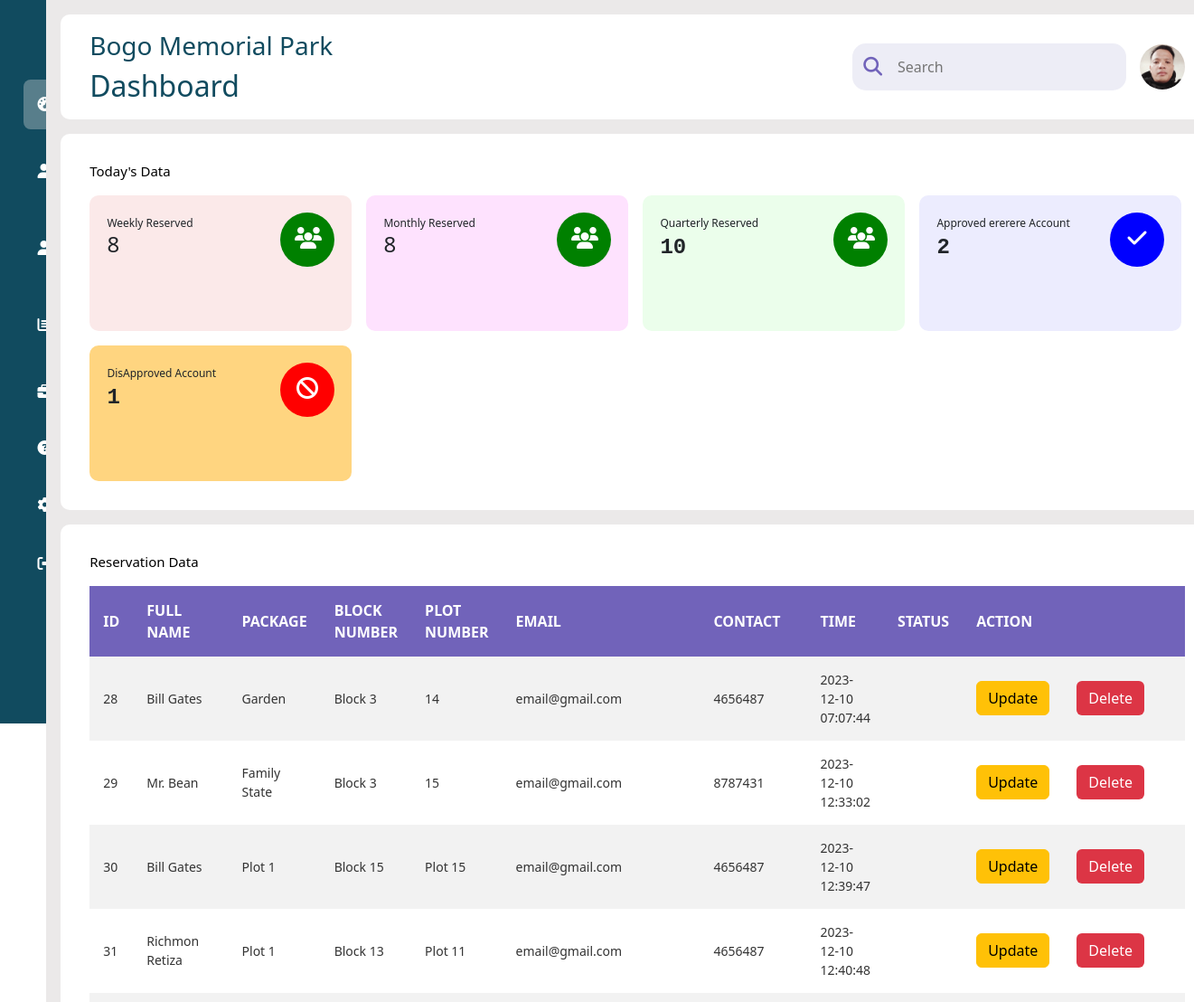
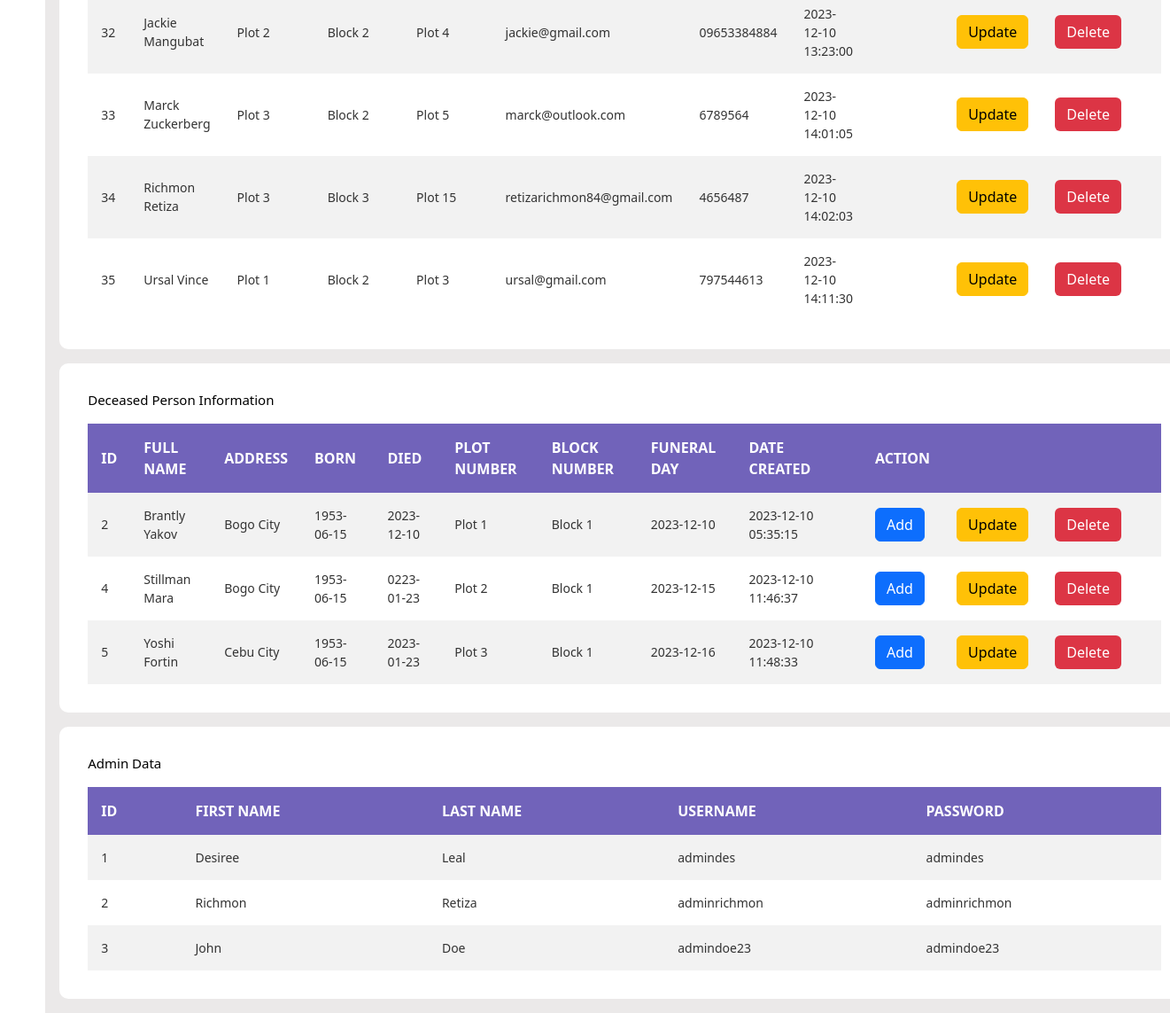
/walaylabot.php, run on the app's committed database (2 pictures, top to bottom).
### tables this page shows
CREATE TABLE `reservation` (
  `id` int(11) NOT NULL,
  `fullname` varchar(100) NOT NULL,
  `package` varchar(100) NOT NULL,
  `blocknumber` varchar(100) NOT NULL,
  `email` varchar(100) NOT NULL,
  `contact` varchar(50) NOT NULL,
  `time` timestamp NOT NULL DEFAULT current_timestamp() ON UPDATE current_timestamp(),
  `plotnumber` varchar(50) NOT NULL,
  `statusaccount` varchar(100) NOT NULL
);

CREATE TABLE `deceasedperson` (
  `id` int(11) NOT NULL,
  `fullname` varchar(100) NOT NULL,
  `address` varchar(100) NOT NULL,
  `born` date NOT NULL,
  `died` date NOT NULL,
  `plotnumber` varchar(50) NOT NULL,
  `blocknumber` varchar(50) NOT NULL,
  `funeralday` date NOT NULL,
  `datecreated` timestamp NOT NULL DEFAULT current_timestamp() ON UPDATE current_timestamp()
);

### walaylabot.php (the view, shortened to what this page needs)
<?php
	require 'connection.php';
$pdoQuery =" SELECT * FROM reservation";
$pdoResult =  $conn->query($pdoQuery);
$pdoRowCount = $pdoResult ->rowCount();
?>
<!DOCTYPE html>
<html lang="en">
<head>
    <link href="https://cdn.jsdelivr.net/npm/bootstrap@5.3.2/dist/css/bootstrap.min.css" rel="stylesheet">
    <link rel="stylesheet" href="https://cdnjs.cloudflare.com/ajax/libs/font-awesome/6.4.0/css/all.min.css">
    <link rel="stylesheet" type="text/css" href="./css/admindash.css">
</head>
    <body>
            <div class="sidebar">
                <div class="logo"></div>
                <ul class="menu">
                    <li class="active">
                        <a href="./admindashboard/dashboard.php">
                            <i class="fas fa-tachometer-alt"></i>
                        </a>
                    </li>
                    <li>
                        <a href="#admin">
                            <i class="fas fa-user"></i>
                        </a>
                    </li>
                    <li>
                        <a href="#deceased">
                            <i class="fas fa-user"></i>
                        </a>
                    </li>
                    <li>
                        <a href="#todaysdata">
                            <i class="fas fa-chart-bar"></i>
                        </a>
                    </li>
                    <li>
                        <a href="#reservation">
                            <i class="fas fa-briefcase"></i>
                        </a>
                    </li>
                    <li>
                        <a href="#">
                            <i class="fas fa-question-circle"></i>
                        </a>
                    </li>
                    <li>
                        <a href="#">
                            <i class="fas fa-cog"></i>
                        </a>
                    </li>
                    <li class="logout">
                        <a href="logout.php">
                            <i class="fas fa-sign-out-alt"></i>
                        </a>
                    </li>
                </ul>
            </div>
            <div class="main--content">
                <div class="header--wrapper">
                    <div class="header--title">
                       <h1 id="todaysdata"> <h3>Bogo Memorial Park</h3></h1>
                        <h2>Dashboard</h2>
                    </div>
                    <div class="user--info">
                        <div class="search--box">
                            <i class="fa-solid fa-search"></i>
                            <input type="text" placeholder="Search"/>
                        </div>
                        <img src="./images/mort.jpg" alt="sample pic">
                    </div>
                </div>
                <div class="card--container">
                <h3 class="main--title" >Today's Data</h3>
                <div class="card--wrapper">
                    <div class="payment--card light-red">
                        <div class="card--header">
                            <div class="amount">
                                <span class="title">Weekly Reserved</span>
                                <?php echo "<h4> $pdoRowCount </h4>"; ?>
                            </div>
                            <i class="fas fa-users icon dark-green"></i>
                        </div>
                    </div>
                    <div class="payment--card light-purple">
                        <div class="card--header">
                            <div class="amount">
                                <span class="title">Monthly Reserved</span>
                               <?php echo "<h4> $pdoRowCount </h4>"; ?>
                            </div>
                            <i class="fas fa-users icon dark-green"></i>
                        </div>
                    </div>
                    <div class="payment--card light-green">
                        <div class="card--header">
                            <div class="amount">
                                <span class="title">Quarterly Reserved</span>
                                <span class="amount--value">10</span>
                            </div>
                            <i class="fas fa-users icon dark-green"></i>
                        </div>
                    </div>
                    <div class="payment--card light-blue">
                        <div class="card--header">
                            <div class="amount">
                                <span class="title">Approved ererere Account</span>
                                <span class="amount--value">2</span>
                            </div>
                            <i class="fas fa-check icon dark-blue"></i>
                        </div>
                    </div>
                    <div class="payment--card light-orange">
                        <div class="card--header">
                            <div class="amount">
                            <span class="title">DisApproved Account</span>
                                <span class="amount--value">1</span>
                            </div>
                            <i class="fas fa-ban icon dark-red"></i>
                        </div>
                    </div>
                </div>
            </div>
            <div class="tabular--wrapper">
                <h3 class="main--title" id="reservation"> Reservation Data </h3>
                <div class="table-container">
                    <table>
                            <thead>
                                <tr class="table-active">
                                    <th>ID</th>
                                    <th>FULL NAME</th>
                                    <th>PACKAGE</th>
                                    <th>BLOCK NUMBER</th>
                                    <th>PLOT NUMBER</th>
                                    <th>EMAIL</th>
                                    <th>CONTACT</th>
                                    <th>TIME</th>
                                    <th>STATUS</th>
                                    <th>ACTION</th>
                                    <th></th>
                                    <th></th>
                                </tr>
                            </thead>
                            <tbody>
                            <?php
                                  $query="SELECT * FROM reservation";
                                  $statement=$conn->prepare($query);
                                  $statement->execute();
                                  $statement->setFetchMode(PDO::FETCH_ASSOC);
                                  $result = $statement->fetchAll();(PDO::FETCH_ASSOC);
                                  if($result)
                                  {
                                        foreach($result as $row )
                                        {
                                            ?>
                                                 <tr>
                                                    <td><?=$row['id'];?> </td>
                                                    <td><?=$row['fullname'];?> </td>
                                                    <td><?=$row['package'];?> </td>
                                                    <td><?=$row['blocknumber'];?> </td>
                                                    <td><?=$row['plotnumber'];?></td?>
                                                    <td><?=$row['email'];?> </td>
                                                    <td><?=$row['contact'];?> </td>
                                                    <td><?=$row['time'];?></td?>
                                                    <td><?=$row['statusaccount'];?></td?>
                                                    <td>
                                                        <a href="updatereservation.php?id=<?=$row['id']?>" class="btn btn-warning">Update</a>
                                                    </td>
                                                    <td>
                                                        <form action="code.php" method="POST">
                                                            <button   input type="submit"  name="delete" value="<?=$row['id'];?>"  class="btn bg-danger text-white">Delete</button>
                                                        </form>
                                                    </td>
                                                    <td></td>
                                                </tr>
                                            <?php
                                        }
                                  }
                                  else{
                                  ?>
                                    <tr>
                                        <td colspan="7"> No Records Found</td>
                                    </tr>
                                    <?php
                                  }
                                 ?>
                            </tbody>
                    </table>
                </div>
            </div>
            <div class="tabular--wrapper">
                <h3 class="main--title" id="deceased"> Deceased Person Information </h3>
                <div class="table-container">
                    <table>
                            <thead>
                                <tr class="table-active">
                                    <th>ID</th>
                                    <th>FULL NAME</th>
                                    <th>ADDRESS</th>
                                    <th>BORN</th>
                                    <th>DIED</th>
                                    <th>PLOT NUMBER</th>
                                    <th>BLOCK NUMBER</th>
                                    <th>FUNERAL DAY</th>
                                    <th>DATE CREATED</th>
                                    <th></th>
                                    <th>ACTION</th>
                                    <th></th>
                                    <th></th>
                                    <th></th>
                                </tr>
                            </thead>
                            <tbody>
                            <?php
                                  $query="SELECT * FROM deceasedperson";
                                  $statement=$conn->prepare($query);
                                  $statement->execute();
                                  $statement->setFetchMode(PDO::FETCH_ASSOC);
                                  $result = $statement->fetchAll();(PDO::FETCH_ASSOC);
                                  if($result)
                                  {
                                        foreach($result as $row )
                                        {
                                            ?>
                                                 <tr>
                                                    <td><?=$row['id'];?> </td>
                                                    <td><?=$row['fullname'];?> </td>
                                                    <td><?=$row['address'];?> </td>
                                                    <td><?=$row['born'];?> </td>
                                                    <td><?=$row['died'];?> </td>
                                                    <td><?=$row['plotnumber'];?> </td>
                                                    <td><?=$row['blocknumber'];?></td?>
                                                    <td><?=$row['funeralday'];?></td?>
                                                    <td><?=$row['datecreated'];?></td?>
                                                    <td></td>
                                                    <td>
                                                        <a href="adddeceasedperson.php?id=<?=$row['id']?>" class="btn btn-primary">Add</a>
                                                    </td>
                                                    <td>
                                                        <a href="updatedeceasedperson.php?id=<?=$row['id']?>" class="btn btn-warning">Update</a>
                                                    </td>
                                                    <td>
                                                        <form action="code.php" method="POST">
                                                            <button   input type="submit"  name="deletedeceasedperson" value="<?=$row['id'];?>"  class="btn bg-danger text-white">Delete</button>
                                                        </form>
                                                    </td>
                                                    <td></td>
                                                </tr>
                                            <?php
                                        }
                                  }
                                  else{
                                  ?>
                                    <tr>
                                        <td colspan="7"> No Records Found</td>
                                    </tr>
                                    <?php
                                  }
                                 ?>
                            </tbody>
                    </table>
                </div>
            </div>
            <div class="tabular--wrapper">
                <h3 class="main--title" id="admin"> Admin Data </h3>
                <div class="table-container">
                    <table>
                            <thead>
                                <tr class="table-active">
                                    <th>ID</th>
                                    <th>FIRST NAME</th>
                                    <th>LAST NAME</th>
                                    <th>USERNAME</th>
                                    <th>PASSWORD</th>
                                </tr>
                            </thead>
                            <tbody>
                            <?php
                                  $query="SELECT * FROM admin";
                                  $statement=$conn->prepare($query);
                                  $statement->execute();
                                  $statement->setFetchMode(PDO::FETCH_ASSOC);
                                  $result = $statement->fetchAll();(PDO::FETCH_ASSOC);
                                  if($result)
                                  {
                                        foreach($result as $row )
                                        {
                                            ?>
                                                 <tr>
                                                    <td><?=$row['id'];?> </td>
                                                    <td><?=$row['first_name'];?> </td>
                                                    <td><?=$row['last_name'];?> </td>
                                                    <td><?=$row['username'];?> </td>
                                                    <td><?=$row['password'];?> </td>
                                                </tr>
                                            <?php
                                        }
                                  }
                                  else{
                                  ?>
                                    <tr>
                                        <td colspan="7"> No Records Found</td>
                                    </tr>
                                    <?php
                                  }
                                 ?>
                            </tbody>
                    </table>
                </div>
            </div>
        </div>
    </body>
</html>

### data on the page
reservation: id "28", fullname "Bill Gates", package "Garden", blocknumber "Block 3", plotnumber "14", email "email@gmail.com", contact "4656487", time "2023-12-10 07:07:44"
reservation: id "29", fullname "Mr. Bean", package "Family State", blocknumber "Block 3", plotnumber "15", email "email@gmail.com", contact "8787431", time "2023-12-10 12:33:02"
reservation: id "30", fullname "Bill Gates", package "Plot 1", blocknumber "Block 15", plotnumber "Plot 15", email "email@gmail.com", contact "4656487", time "2023-12-10 12:39:47"
reservation: id "31", fullname "Richmon Retiza", package "Plot 1", blocknumber "Block 13", plotnumber "Plot 11", email "email@gmail.com", contact "4656487", time "2023-12-10 12:40:48"
reservation: id "32", fullname "Jackie Mangubat", package "Plot 2", blocknumber "Block 2", plotnumber "Plot 4", email "jackie@gmail.com", contact "09653384884", time "2023-12-10 13:23:00"
reservation: id "33", fullname "Marck Zuckerberg", package "Plot 3", blocknumber "Block 2", plotnumber "Plot 5", email "marck@outlook.com", contact "6789564", time "2023-12-10 14:01:05"
reservation: id "34", fullname "Richmon Retiza", package "Plot 3", blocknumber "Block 3", plotnumber "Plot 15", email "retizarichmon84@gmail.com", contact "4656487", time "2023-12-10 14:02:03"
reservation: id "35", fullname "Ursal Vince", package "Plot 1", blocknumber "Block 2", plotnumber "Plot 3", email "ursal@gmail.com", contact "797544613", time "2023-12-10 14:11:30"
deceasedperson: id "2", fullname "Brantly Yakov", address "Bogo City", born "1953-06-15", died "2023-12-10", plotnumber "Plot 1", blocknumber "Block 1", funeralday "2023-12-10", datecreated "2023-12-10 05:35:15"
deceasedperson: id "4", fullname "Stillman Mara", address "Bogo City", born "1953-06-15", died "0223-01-23", plotnumber "Plot 2", blocknumber "Block 1", funeralday "2023-12-15", datecreated "2023-12-10 11:46:37"
deceasedperson: id "5", fullname "Yoshi Fortin", address "Cebu City", born "1953-06-15", died "2023-01-23", plotnumber "Plot 3", blocknumber "Block 1", funeralday "2023-12-16", datecreated "2023-12-10 11:48:33"

### other printed values
$pdoRowCount "8"
$row['id'] "1"
$row['first_name'] "Desiree"
$row['last_name'] "Leal"
$row['username'] "admindes"
$row['password'] "admindes"
$row['id'] "2"
$row['first_name'] "Richmon"
$row['last_name'] "Retiza"
$row['username'] "adminrichmon"
$row['password'] "adminrichmon"
$row['id'] "3"
$row['first_name'] "John"
$row['last_name'] "Doe"
$row['username'] "admindoe23"
